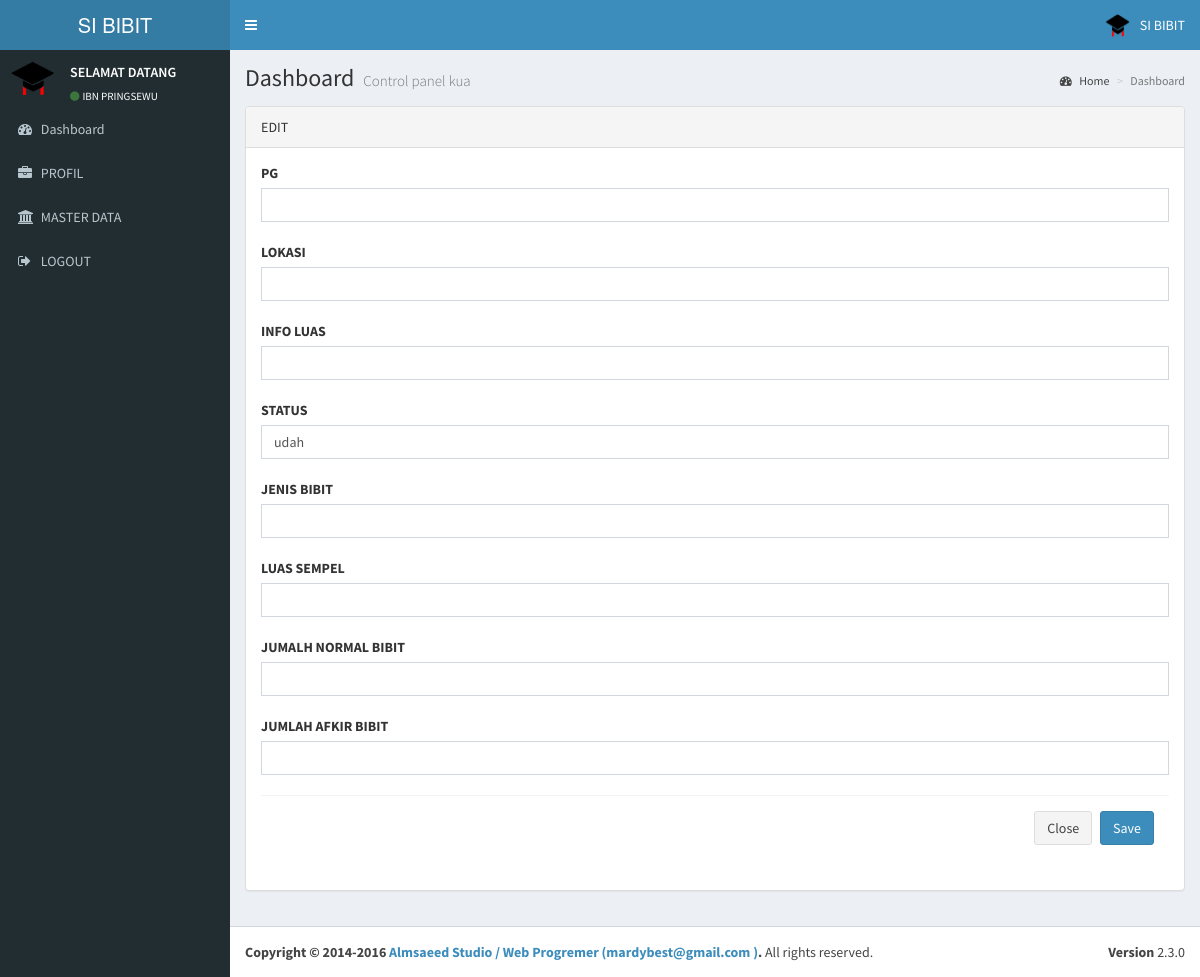
The app's page /admin/index.php?aksi=editmhs&id_mhs=3 (signed in) with its own data.
### tables this page shows
CREATE TABLE `profil` (
  `id_profil` int(20) NOT NULL,
  `nama_app` varchar(100) NOT NULL,
  `tahun` varchar(250) NOT NULL,
  `nama` varchar(250) NOT NULL,
  `alias` varchar(350) NOT NULL,
  `alamat` text NOT NULL,
  `isi` text NOT NULL,
  `gambar` varchar(100) NOT NULL,
  `akabest` varchar(250) NOT NULL
);

CREATE TABLE `mhs` (
  `id_mhs` int(100) NOT NULL,
  `nama_mhs` varchar(100) NOT NULL,
  `npm_mhs` varchar(100) NOT NULL,
  `email_mhs` varchar(100) NOT NULL,
  `hp_mhs` varchar(100) NOT NULL,
  `hobi_mhs` varchar(100) NOT NULL,
  `lulus_mhs` varchar(100) NOT NULL,
  `foto_mhs` varchar(100) NOT NULL,
  `prodi_mhs` varchar(100) NOT NULL,
  `alamat_mhs` text NOT NULL,
  `ayah_mhs` varchar(100) NOT NULL,
  `ibu_mhs` varchar(100) NOT NULL,
  `pekerjaan_mhs` varchar(100) NOT NULL,
  `status_mhs` varchar(100) NOT NULL,
  `pass_mhs` varchar(100) NOT NULL,
  `read_pass` varchar(100) NOT NULL
);

### koneksi.php (called while the page is built, shortened)
<?php
$server = "localhost";
$username = "root";
$password = "";
$database = "db_yudisium";
$koneksi = mysqli_connect($server,$username,$password) or die("Koneksi gagal");
mysqli_select_db($koneksi,$database) or die("Database tidak bisa dibuka");
$kontak_kami=mysqli_query($koneksi,"SELECT * FROM profil WHERE id_profil ='1'");
$k_k=mysqli_fetch_array($kontak_kami);
?>

### admin/index.php (the view, shortened to what this page needs)
  <?php
  include '../koneksi.php';
  ?>
<!DOCTYPE html>
<html>
  <head>
  <link rel="stylesheet" href="../sys/bootstrap/bootstrap/css/bootstrap.min.css">
      <link rel="stylesheet" href="../sys/bootstrap/font/css/font-awesome.min.css">
  <link rel="stylesheet" href="../sys/bootstrap/plugins/datatables/dataTables.bootstrap.css">
    <link rel="stylesheet" href="../sys/bootstrap/plugins/select2/select2.min.css">
    <link rel="stylesheet" href="../sys/bootstrap/dist/css/AdminLTE.min.css">
    <link rel="stylesheet" href="../sys/bootstrap/dist/css/skins/_all-skins.min.css">
  </head>
  <body class="hold-transition skin-blue sidebar-mini">
    <div class="wrapper">
      <header class="main-header">
        <a href="index.aspx" class="logo">
          <span class="logo-lg">SI BIBIT</span>
        </a>
        <nav class="navbar navbar-static-top" role="navigation">
          <a href="#" class="sidebar-toggle" data-toggle="offcanvas" role="button">
          </a>
          <div class="navbar-custom-menu">
            <ul class="nav navbar-nav">
              <li class="dropdown user user-menu">
                <a href="#" class="dropdown-toggle" data-toggle="dropdown">
                  <img src="../foto/logo.png" class="user-image" alt="User Image">
                  <span class="hidden-xs">SI BIBIT </span>
                </a>
              </li>
            </ul>
          </div>
        </nav>
      </header>
      <aside class="main-sidebar">
        <section class="sidebar">
          <div class="user-panel">
            <div class="pull-left image">
              <img src="../foto/logo.png" class="img-circle" alt="User Image">
            </div>
            <div class="pull-left info">
              <p>SELAMAT DATANG</p>
              <a href="index.aspx"><i class="fa fa-circle text-success"></i><?php echo"$k_k[nama]";?></a>
            </div>
          </div>
      <?php include "menu.php"?>
        </section>
      </aside>
      <div class="content-wrapper">
        <section class="content-header">
          <h1>
            Dashboard
            <small>Control panel kua</small>
          </h1>
          <ol class="breadcrumb">
            <li><a href="index.aspx"><i class="fa fa-dashboard"></i> Home</a></li>
            <li class="active">Dashboard</li>
          </ol>
        </section>
        <section class="content">
		 <?php include "tengah.php"?>
		  </div>
      <footer class="main-footer">
        <div class="pull-right hidden-xs">
          <b>Version</b> 2.3.0
        </div>
        <strong>Copyright &copy; 2014-2016 <a href="#">Almsaeed Studio / Web Progremer (<?php echo"$k_k[akabest]";?> )</a>.</strong>  All rights reserved.
      </footer>
    </div>
  </body>
</html>

### admin/tengah.php (shortened to what this page needs)
<?php
if($_GET['aksi']=='home'){
echo"
 <div class='row'>
                   <div class='col-lg-12'>
			<div class='panel panel-default'>
                            <div class='panel-heading'>
                           Sambutan
                            </div>
                            <div class='panel-body'>
				<p>Selamat Datang Di halaman Admin, Silahkan Pilih menu untuk pengaturan data yang di butuhkan guna mendapatkan hasil yang maksimal sesuai keinginan.</p>
                            </div>
			</div>
                   </div>
</div>";
}
elseif($_GET['aksi']=='ikon'){
include "../ikon.php";
}
elseif($_GET['aksi']=='editmhs'){
$tebaru=mysqli_query($koneksi," SELECT * FROM mhs WHERE id_mhs=$_GET[id_mhs] ");
$t=mysqli_fetch_array($tebaru);
echo"
<div class='row'>
                <div class='col-lg-12'>
                    <div class='panel panel-default'>
                        <div class='panel-heading'>EDIT $t[id_aset]
                        </div>
                        <div class='panel-body'>
<form id='form1'  method='post' action='edit.php?aksi=proseseditmhs&id_mhs=$t[id_mhs]'>
<div class='form-group'>
<label>PG</label>
<input type='text' class='form-control' value='$t[kode_mhs]' name='kode_mhs'/><br>
<label>LOKASI</label>
<input type='text' class='form-control' value='$t[lokasi_mhs]' name='lokasi_mhs'/><br>
<label>INFO LUAS</label>
<input type='text' class='form-control' value='$t[luas_mhs]' name='luas_mhs'/><br>
<label>STATUS</label>
<input type='text' class='form-control' value='$t[status_mhs]' name='status_mhs'/><br>
<label>JENIS BIBIT</label>
<input type='text' class='form-control' value='$t[jenis_mhs]' name='jenis_mhs'/><br>
<label>LUAS SEMPEL</label>
<input type='text' class='form-control' value='$t[sempel_luas]' name='sempel_luas'/><br>
<label>JUMALH NORMAL BIBIT</label>
<input type='text' class='form-control' value='$t[jml_btg_normal]' name='jml_btg_normal'/><br>
<label>JUMLAH AFKIR BIBIT</label>
<input type='text' class='form-control' value='$t[jml_btg_afkir]' name='jml_btg_afkir'/><br>
    	<div class='modal-footer'>
                                            <button type='button' class='btn btn-default' data-dismiss='modal'>Close</button>
                                            <button type='submit' class='btn btn-primary'>Save </button>
                                        </div> </div>
    </form></div> </div></div></div>
";
}
?>

### records on screen
profil: nama "IBN PRINGSEWU", akabest "mardybest@gmail.com"
mhs: status_mhs "udah"
